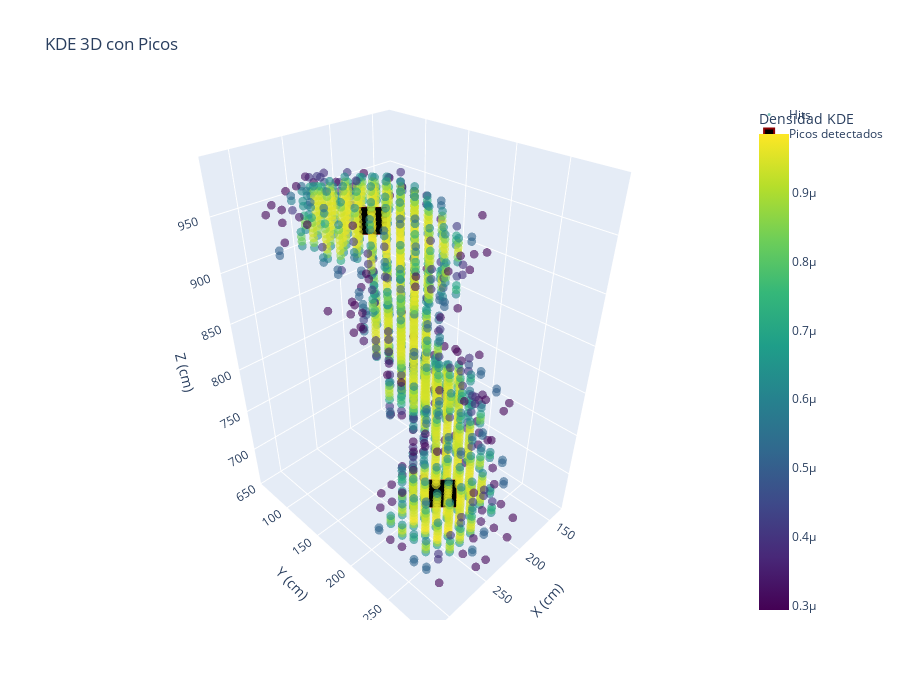

Notebook code cell kept with this figure:
### Code cell
import plotly.graph_objects as go

# Tu gráfico base con KDE
fig = go.Figure(data=[go.Scatter3d(
    z=positions[:, 0],
    x=positions[:, 1],
    y=positions[:, 2],
    mode='markers',
    name='Hits',  # Nombre en la leyenda
    marker=dict(
        size=3,
        color=density,
        colorscale='Viridis',
        opacity=0.6,
        colorbar=dict(title="Densidad KDE"),
    ),
    text=[f'Densidad: {d:.2e}' for d in density],
    hovertemplate='Z: %{x:.2f}<br>X: %{y:.2f}<br>Y: %{z:.2f}<br>%{text}<extra></extra>'
)])

# Añadir puntos específicos (por ejemplo, picos)
puntos_z = [z1, z2]  # Coordenadas Z
puntos_x = [x1, x2]     # Coordenadas X
puntos_y = [y1, y2]     # Coordenadas Y

fig.add_trace(go.Scatter3d(
    x=puntos_y,
    y=puntos_x,
    z=puntos_z,
    mode='markers',
    name='Picos detectados',  # Nombre en la leyenda
    marker=dict(
        size=10,
        color='black',
        symbol='square',  # O 'diamond', 'cross', 'square'
        line=dict(color='darkred', width=2)
    ),
    text=[f'Pico {i+1}' for i in range(len(puntos_x))],
    hovertemplate='Pico<br>Z: %{x:.2f}<br>X: %{y:.2f}<br>Y: %{z:.2f}<extra></extra>'
))

fig.update_layout(
    title='KDE 3D con Picos',
    scene=dict(
        xaxis_title='X (cm)',
        yaxis_title='Y (cm)',
        zaxis_title='Z (cm)',
    ),
    width=900,
    height=700
)

fig.show()

### Figure 1 — Plotly figure (JSON) as saved in the notebook; plotly's stock layout.template omitted (floating-point values rounded to 4 significant figures; data arrays with more than 128 entries replaced by an {"elided": "..."} marker saying what was removed)
{"data": [{"hovertemplate": "Z: %{x:.2f}<br>X: %{y:.2f}<br>Y: %{z:.2f}<br>%{text}<extra></extra>", "marker": {"color": {"elided": "1732 float values"}, "colorbar": {"title": {"text": "Densidad KDE"}}, "colorscale": [[0, "#440154"], [0.1111, "#482878"], [0.2222, "#3e4989"], [0.3333, "#31688e"], [0.4444, "#26828e"], [0.5556, "#1f9e89"], [0.6667, "#35b779"], [0.7778, "#6ece58"], [0.8889, "#b5de2b"], [1, "#fde725"]], "opacity": 0.6, "size": 3}, "mode": "markers", "name": "Hits", "text": {"elided": "1732 str values"}, "type": "scatter3d", "x": {"elided": "1732 float values"}, "y": {"elided": "1732 float values"}, "z": {"elided": "1732 float values"}}, {"hovertemplate": "Pico<br>Z: %{x:.2f}<br>X: %{y:.2f}<br>Y: %{z:.2f}<extra></extra>", "marker": {"color": "black", "line": {"color": "darkred", "width": 2}, "size": 10, "symbol": "square"}, "mode": "markers", "name": "Picos detectados", "text": ["Pico 1", "Pico 2"], "type": "scatter3d", "x": [225.3, 240.4], "y": [221.1, 150.2], "z": [686.8, 950.6]}], "layout": {"height": 700, "scene": {"xaxis": {"title": {"text": "X (cm)"}}, "yaxis": {"title": {"text": "Y (cm)"}}, "zaxis": {"title": {"text": "Z (cm)"}}}, "title": {"text": "KDE 3D con Picos"}, "width": 900}}
